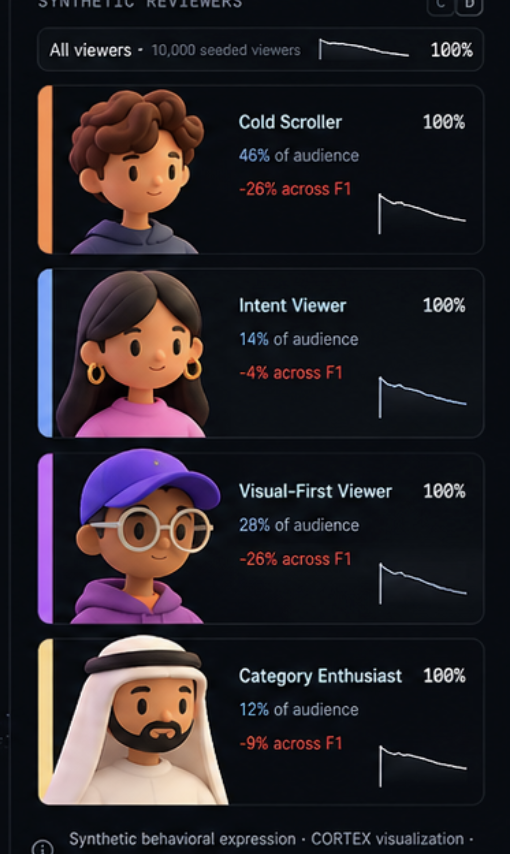
#> input picture assets/reviewers/sculpt/reference.png, 510 x 854 px
$ python -i compose_sheets.py   (imports and definitions only)
#> lines starting #> are read from the running program, lines starting #| are printed output that depends on the picture
"""Compose review sheets from render_reviewers.py output (needs Pillow).
python3 compose_sheets.py <render_dir> <reference.png> <out_dir>"""
import sys, os
from PIL import Image, ImageDraw
# [1 line that did not run here, left out]
# [1 line not run here, left out]
BG = (17, 19, 22)
KEYS = ['cold', 'intent', 'visual', 'enthusiast']
def flat(p, size=None):
#> called with p = '../sculpt/reference.png'
    im = Image.open(p).convert('RGBA')
#> im is the input picture: PIL image 510x854 RGBA; mean R, G, B, A 41.9, 35.8, 40.8, 255
    if size: im = im.resize(size, Image.LANCZOS)
    bg = Image.new('RGBA', im.size, BG + (255,)); bg.alpha_composite(im); return bg.convert('RGB')
#> after `bg = Image.new('RGBA', im.size, BG + (255,))`:
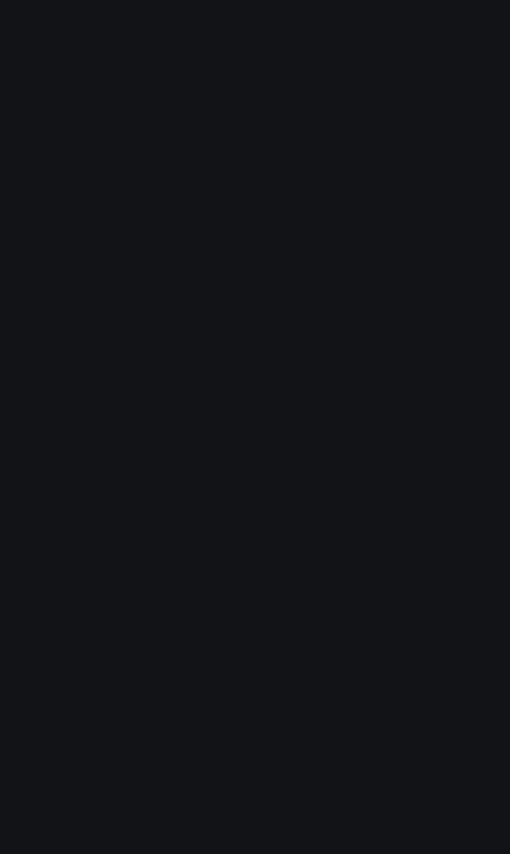
#> bg: PIL image 510x854 RGBA; mean R, G, B, A 17, 19, 22, 255
def row(ims, pad=0):
    w = sum(i.width for i in ims) + pad * (len(ims) - 1); h = max(i.height for i in ims)
    o = Image.new('RGB', (w, h), BG); x = 0
    for i in ims: o.paste(i, (x, 0)); x += i.width + pad
    return o
def col(ims, pad=0):
    w = max(i.width for i in ims); h = sum(i.height for i in ims) + pad * (len(ims) - 1)
    o = Image.new('RGB', (w, h), BG); y = 0
    for i in ims: o.paste(i, (0, y)); y += i.height + pad
    return o
# [3 lines not run here, left out]
# [1 line that did not run here, left out]
# [1 line not run here, left out]
# [1 line that did not run here, left out]
# [1 line that did not run here, left out]
rail.save(os.path.join(OUT, 'rail_strip.png'))
names = ['rest', 'blink_L', 'blink_R', 'blink', 'wide', 'browDown', 'browUp', 'mouthOpen', 'eyes_left', 'eyes_up']
rows = []
# [8 lines not run here, left out]
# [1 line that did not run here, left out]
# [1 line that did not run here, left out]
# [1 line not run here, left out]

>>> result = flat('../sculpt/reference.png')
